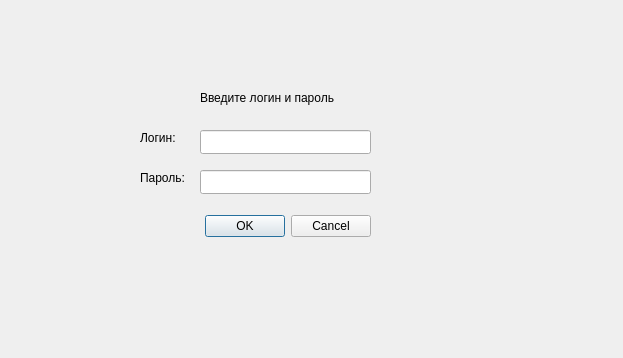
<?xml version="1.0" encoding="UTF-8"?>
<ui version="4.0">
 <class>LogPar</class>
 <widget class="QDialog" name="LogPar">
  <property name="geometry">
   <rect>
    <x>0</x>
    <y>0</y>
    <width>623</width>
    <height>358</height>
   </rect>
  </property>
  <property name="windowTitle">
   <string>Dialog</string>
  </property>
  <widget class="QDialogButtonBox" name="buttonBox">
   <property name="geometry">
    <rect>
     <x>30</x>
     <y>210</y>
     <width>341</width>
     <height>32</height>
    </rect>
   </property>
   <property name="orientation">
    <enum>Qt::Horizontal</enum>
   </property>
   <property name="standardButtons">
    <set>QDialogButtonBox::Cancel|QDialogButtonBox::Ok</set>
   </property>
  </widget>
  <widget class="QLabel" name="label">
   <property name="geometry">
    <rect>
     <x>200</x>
     <y>90</y>
     <width>171</width>
     <height>16</height>
    </rect>
   </property>
   <property name="text">
    <string>Введите логин и пароль</string>
   </property>
  </widget>
  <widget class="QLineEdit" name="lineEdit">
   <property name="geometry">
    <rect>
     <x>200</x>
     <y>130</y>
     <width>171</width>
     <height>24</height>
    </rect>
   </property>
  </widget>
  <widget class="QLineEdit" name="lineEdit_2">
   <property name="geometry">
    <rect>
     <x>200</x>
     <y>170</y>
     <width>171</width>
     <height>24</height>
    </rect>
   </property>
  </widget>
  <widget class="QLabel" name="label_2">
   <property name="geometry">
    <rect>
     <x>140</x>
     <y>130</y>
     <width>55</width>
     <height>16</height>
    </rect>
   </property>
   <property name="text">
    <string>Логин:</string>
   </property>
  </widget>
  <widget class="QLabel" name="label_3">
   <property name="geometry">
    <rect>
     <x>140</x>
     <y>170</y>
     <width>55</width>
     <height>16</height>
    </rect>
   </property>
   <property name="text">
    <string>Пароль:</string>
   </property>
  </widget>
 </widget>
 <resources/>
 <connections>
  <connection>
   <sender>buttonBox</sender>
   <signal>accepted()</signal>
   <receiver>LogPar</receiver>
   <slot>accept()</slot>
   <hints>
    <hint type="sourcelabel">
     <x>248</x>
     <y>254</y>
    </hint>
    <hint type="destinationlabel">
     <x>157</x>
     <y>274</y>
    </hint>
   </hints>
  </connection>
  <connection>
   <sender>buttonBox</sender>
   <signal>rejected()</signal>
   <receiver>LogPar</receiver>
   <slot>reject()</slot>
   <hints>
    <hint type="sourcelabel">
     <x>316</x>
     <y>260</y>
    </hint>
    <hint type="destinationlabel">
     <x>286</x>
     <y>274</y>
    </hint>
   </hints>
  </connection>
 </connections>
</ui>
